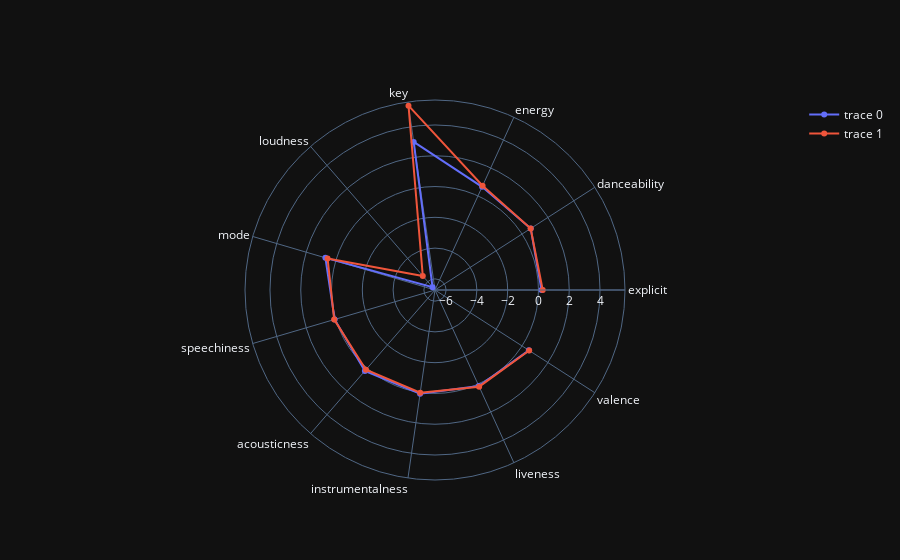

Notebook cell for this chart:
### Code cell
# [물음5] 적절한 시각화(들)
import plotly.graph_objects as go

df_num = df.select_dtypes(include=[int, float, bool])
top_10 = df_num.sort_values(by=["popularity"])[:10]
under_10 = df_num.sort_values(by=["popularity"])[10:-1]
top_10 = top_10.drop(columns=["year", "duration_ms", "popularity", "tempo"])
under_10 = under_10.drop(columns=["year", "duration_ms", "popularity", "tempo"])

go.Figure(
    data=[
        go.Scatterpolar(r=top_10.mean(), theta=top_10.columns.tolist()),
        go.Scatterpolar(r=under_10.mean(), theta=under_10.columns.tolist())
    ]
)

### Figure 1 — Plotly figure (JSON) as saved in the notebook; plotly's stock layout.template omitted (floating-point values rounded to 4 significant figures)
{"data": [{"r": [0.2, 0.671, 0.648, 3.0, -6.478, 0.7, 0.07366, 0.2342, 0.09088, 0.1313, 0.5268], "theta": ["explicit", "danceability", "energy", "key", "loudness", "mode", "speechiness", "acousticness", "instrumentalness", "liveness", "valence"], "type": "scatterpolar"}, {"r": [0.2772, 0.6678, 0.7219, 5.379, -5.51, 0.5523, 0.104, 0.1277, 0.01498, 0.182, 0.5532], "theta": ["explicit", "danceability", "energy", "key", "loudness", "mode", "speechiness", "acousticness", "instrumentalness", "liveness", "valence"], "type": "scatterpolar"}], "layout": {}}
